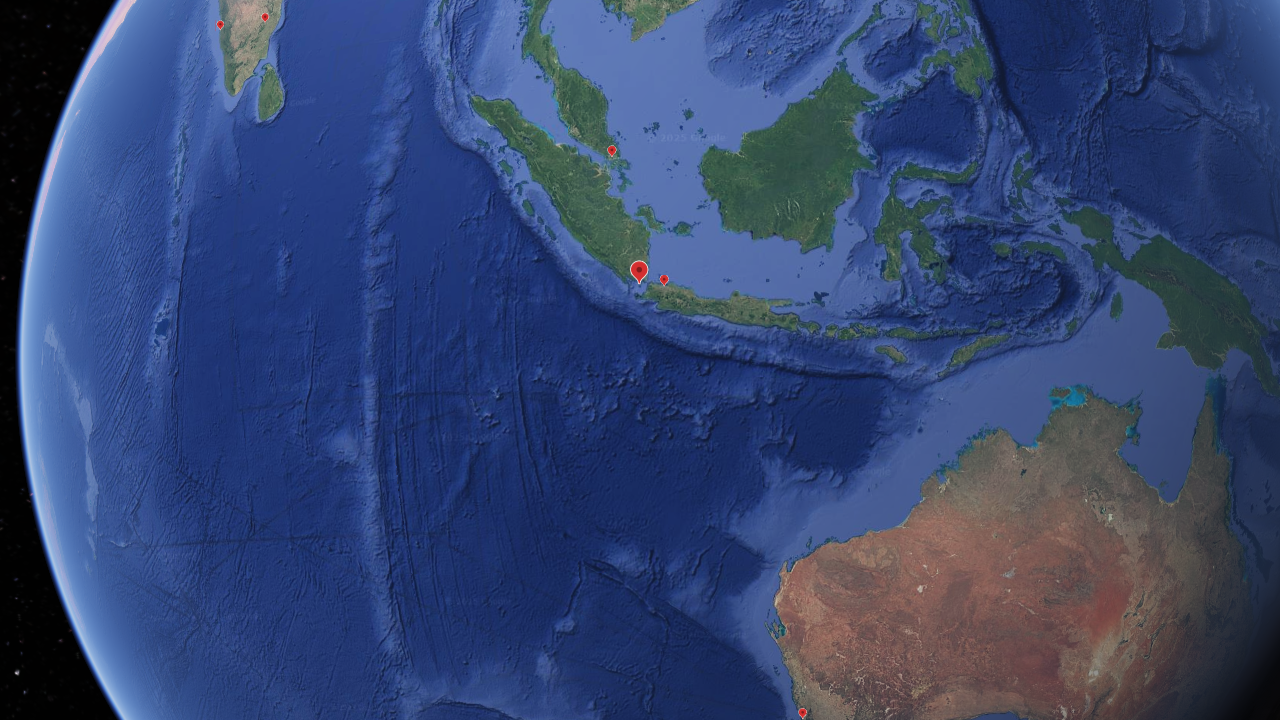
#> input picture closeup1000kmis143p.png, 1280 x 720 px
$ python 'krakatao eruption simulation 2.py'
#> lines starting #> are read from the running program, lines starting #| are printed output that depends on the picture; after the words box and inside, x2 and y2 are one past the last pixel; in counts of white or black regions, pixels touching at a corner belong together
import cv2 as cv
import numpy as np
import time

#A function that is called for creating trackbars
def nothing(x):
    pass


#A timer that shows time elapsed after the eruption in hours, minutes, and seconds
def clock(clk):
    m, s = divmod(clk, 60)
    h, m = divmod(m, 60)
    return(int(s),int(m) ,int(h))

#Creating GUI for trackbars
cv.namedWindow('CIRCLE')
cv.resizeWindow('CIRCLE',300,300)

cv.createTrackbar('MoveX','CIRCLE',400,1200,nothing)
cv.createTrackbar('MoveY','CIRCLE',0,720,nothing)

#Initialising the radius (r) of the sound wave, the starting time (t0) and the speed (301.667 m/s)
r = 0
speed = 1086 / 3600
t0 = time.time()

while True:

    #The frame is freezed in which the explosive wave radius would keep on increasing until 'd' is pressed
    #t1 is the time of beginning of a while loop iteration
    t1 = time.time()
    img = cv.imread('closeup1000kmis143p.png')
#> img is the input picture: shape (720, 1280, 3); mean B, G, R 112.1, 69.6, 52.9
    x = cv.getTrackbarPos('MoveX','CIRCLE')
    y = cv.getTrackbarPos('MoveY','CIRCLE')

    if cv.waitKey(20) & 0xFF == ord('d'):
#> (key Esc is pressed here)
        break

    #Distance  = ( speed )( elapsed time )
    dist = speed * (t1 - t0)
    r_final = int(r)

    #The centre of the eruption is specified and the circle representing the sound wave is drawn on the image with other elements
    centre = (638,283)
    cv.circle(img,centre,r_final,(0,255,255),thickness = 2)
#> img: shape (720, 1280, 3); under 0.01% of pixels changed, all inside (x1, y1, x2, y2) = (637, 282, 640, 285)
    cv.line(img,(centre[0]+r_final,centre[1]),(centre[0]+r_final-20,centre[1]-16),(0,255,255),thickness = 1)
#> img: shape (720, 1280, 3); mean B, G, R 112.1, 69.6, 52.9
    cv.line(img,(centre[0]+r_final,centre[1]),(centre[0]+r_final-20,centre[1]+16),(0,255,255),thickness = 1)
#> img: shape (720, 1280, 3); mean B, G, R 112, 69.6, 52.9
    cv.line(img,(centre[0]+r_final,centre[1]),(centre[0]+r_final,centre[1]),(0,255,255),thickness = 1)
    cv.line(img,centre,(centre[0]+r_final,centre[1]),(0,255,255),thickness = 1)
    cv.putText(img,f'{int(dist)}KM',(centre[0]+10,centre[1]-10),cv.FONT_HERSHEY_TRIPLEX, 1, (0,255,255), thickness = 1)

    #Point of explosion marked on the map
    cv.putText(img,'POINT OF EXPLOSION',(centre[0]-145,centre[1]+145),cv.FONT_HERSHEY_TRIPLEX,0.8,(255,255,255), thickness = 2)
    cv.line(img,(centre[0]-5,centre[1]+5),(centre[0]-140,centre[1]+140),(255,255,255),thickness = 2)

    #Various other locations pointed on the map for reference
    cv.putText(img,'JAKARTA',(671+145,287-105),cv.FONT_HERSHEY_TRIPLEX,0.8,(255,255,255), thickness = 2)
    cv.line(img,(671,287),(671+140,287-100),(255,255,255),thickness = 2)

    cv.putText(img,'PERTH',(806,700),cv.FONT_HERSHEY_TRIPLEX,0.8,(255,255,255), thickness = 2)
    cv.putText(img,'VELLORE',(269,30),cv.FONT_HERSHEY_TRIPLEX,0.8,(255,255,255), thickness = 2)
    cv.putText(img,'MANIPAL',(140,50),cv.FONT_HERSHEY_TRIPLEX,0.8,(255,255,255), thickness = 2)
    cv.putText(img,'SINGAPORE',(620,166),cv.FONT_HERSHEY_TRIPLEX,0.8,(255,255,255), thickness = 2)

    #Text at the edge of the circle that indicates it as a sound wave travelling at 1086km/h
    cv.putText(img,'KABOOM!',(r_final+10+centre[0],centre[1]),cv.FONT_HERSHEY_TRIPLEX, 0.7, (0,255,255), thickness = 2)
    cv.putText(img,'(1086KM/H)',(r_final+10+centre[0],centre[1]+30),cv.FONT_HERSHEY_TRIPLEX, 0.7, (0,255,255), thickness = 1)

    #The time elapsed after eruption
    cv.putText(img,f'Time after eruption:',(720,530),cv.FONT_HERSHEY_TRIPLEX, 1, (0,255,0), thickness = 2)
    cv.putText(img,f'{clock(t1 - t0)[2]} hours',(720,570),cv.FONT_HERSHEY_TRIPLEX, 1, (0,255,0), thickness = 2)
    cv.putText(img,f'{clock(t1 - t0)[1]} minutes',(720,610),cv.FONT_HERSHEY_TRIPLEX, 1, (0,255,0), thickness = 2)
    cv.putText(img,f'{clock(t1 - t0)[0]} seconds',(720,650),cv.FONT_HERSHEY_TRIPLEX, 1, (0,255,0), thickness = 2)
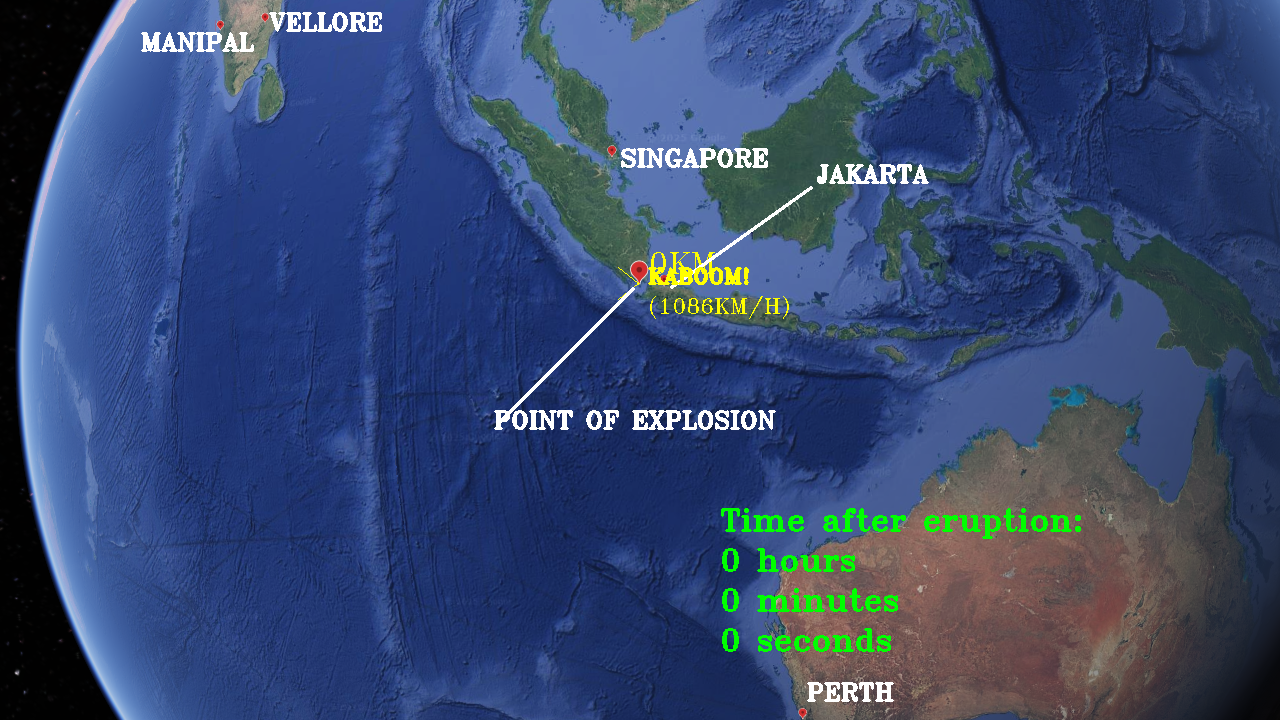
#> img: shape (720, 1280, 3); mean B, G, R 112.4, 73.3, 54.7

    #showing the output
    cv.imshow('window',img)
    print(r)

    #Increment of radius such that r increases by 0.043 pixels per second, equivalent to 301.667 meters per second
    r += 0.0431383
    t2 = time.time()

    #The while loop executes faster than 1 second.
    #to ensure timely execution within 1 second, a delay is added which makes each iteration 1 second long only.
    delta = t2 - t1
    if delta < 1:
        time.sleep(1 - delta)

cv.destroyAllWindows()

$ run again, with closeup10kmis107p.png copied over closeup1000kmis143p.png
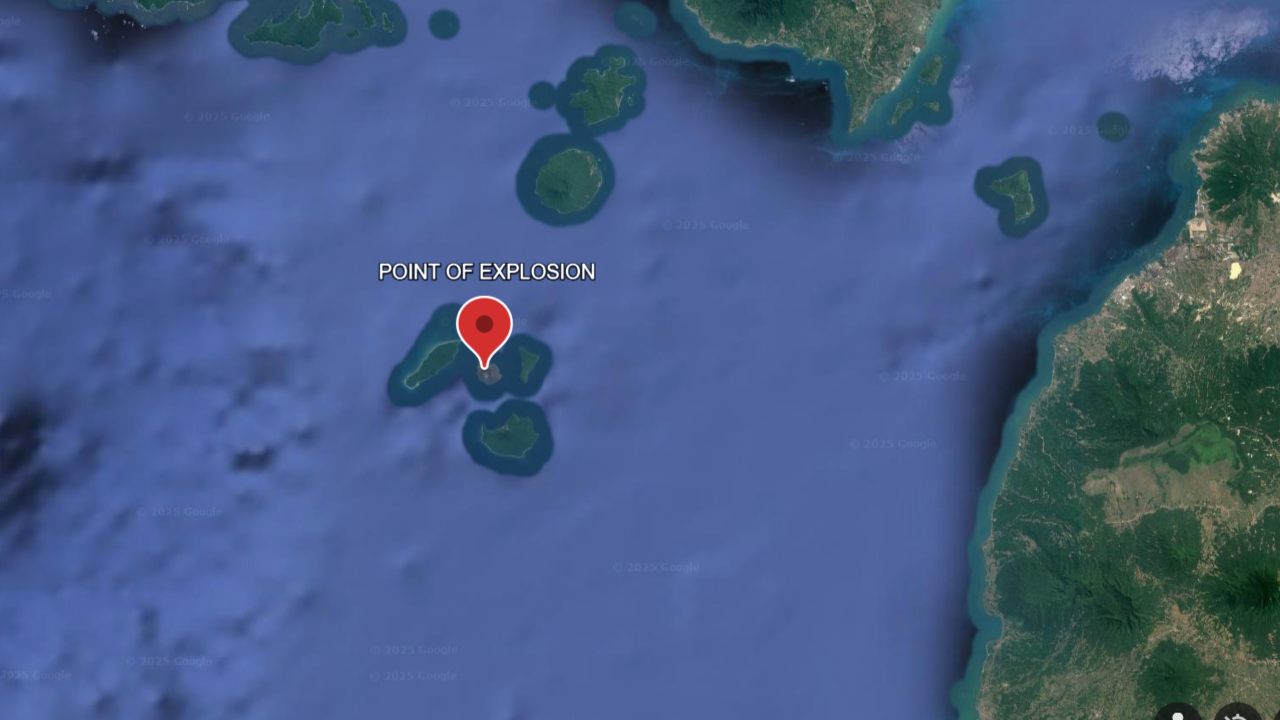
#> input picture closeup10kmis107p.png, 1280 x 720 px
#> img is the input picture: shape (720, 1280, 3); mean B, G, R 132.5, 91.3, 69
#> `cv.putText(img,f'{clock(t1 - t0)[1]} minutes',(720,610),cv.FONT_HERSHE..`:
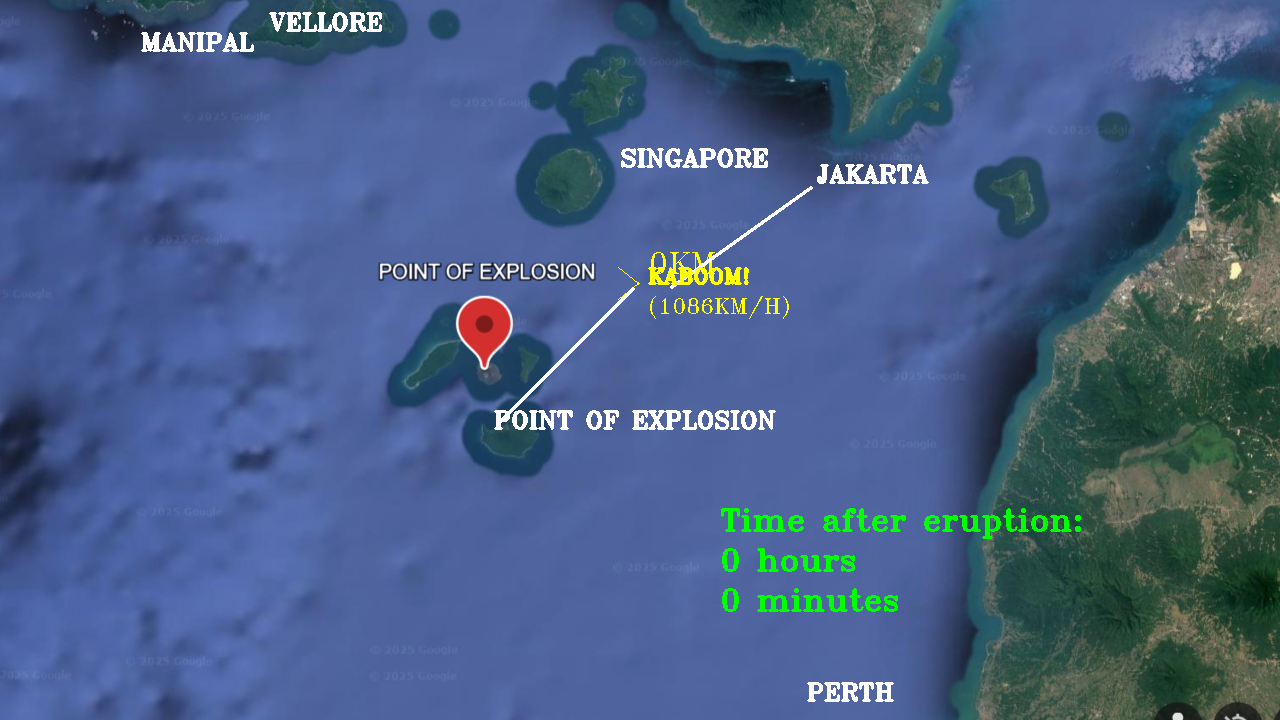
#> img: shape (720, 1280, 3); mean B, G, R 132.6, 94.5, 71

$ run again, with given_img.jpeg saved as closeup1000kmis143p.png
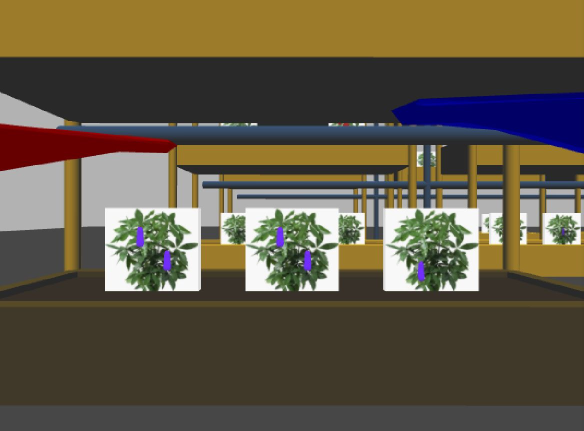
#> input picture given_img.jpeg, 1168 x 861 px (shown at 1/2 size)
#> img is the input picture: shape (861, 1168, 3); mean B, G, R 68.6, 88, 97
#> `cv.putText(img,f'{clock(t1 - t0)[0]} seconds',(720,650),cv.FONT_HERSHE..`:
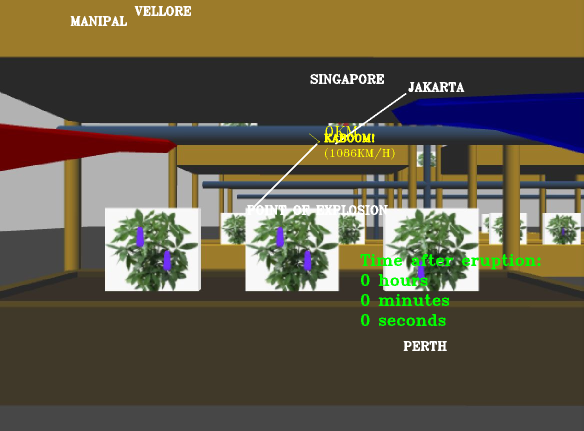
#> img: shape (861, 1168, 3) (shown at 1/2 size); mean B, G, R 69.7, 91, 97.9
